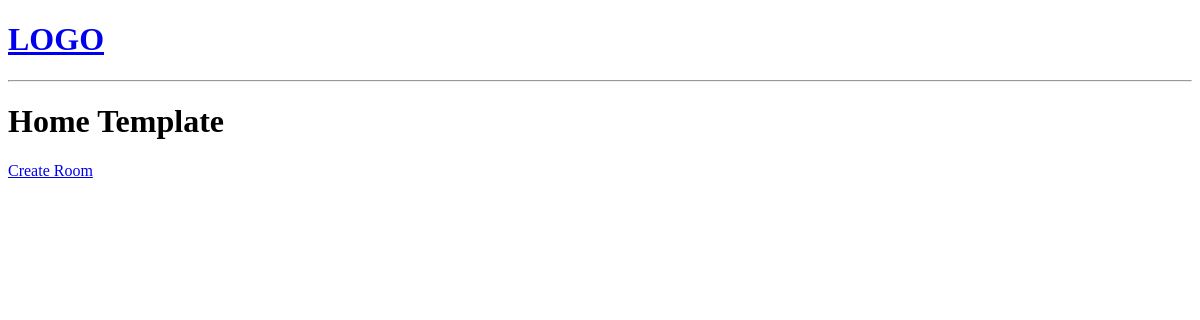
The app's page /, older data.
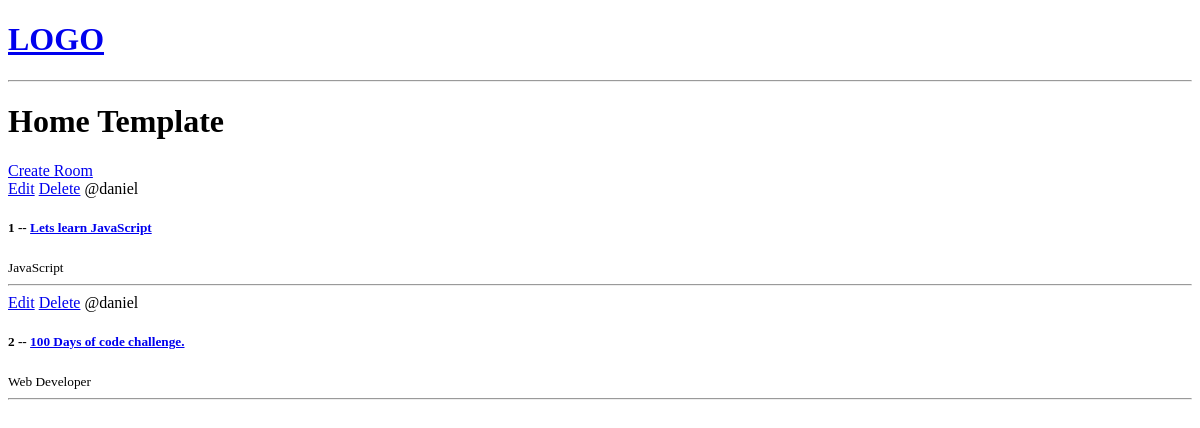
The same page, newer data.
### base/models.py (models this page shows, shortened)
class Room(models.Model):
    host = models.ForeignKey(User, on_delete=models.SET_NULL, null=True)
    topic = models.ForeignKey(Topic, on_delete=models.SET_NULL, null=True)
    name = models.CharField(max_length=200)
    description = models.TextField(null=True, blank=True)
    updated = models.DateTimeField(auto_now=True)
    created = models.DateTimeField(auto_now_add=True)
    class Meta:
        ordering=['-updated','-created']

class Topic(models.Model):
    name = models.CharField(max_length=200)

### base/views.py (the view)
# urls.py: path('', views.home, name='home'),
def home(request):
    rooms = Room.objects.all()
    context = {'rooms': rooms}
    return render(request, 'base/home.html', context)

### base/templates/base/home.html (shortened to what this page needs)
{% extends 'main.html' %}
{% block content %}
<h1> Home Template</h1>
<div>
    <a href="{% url 'create-room' %}">Create Room</a>
    <div>
        {% for room in rooms %}
            <div>
                <a href="{% url 'update-room' room.id %}"> Edit</a>
                <a href="{% url 'delete-room' room.id %}"> Delete</a>
                <span>@{{room.host.username}}</span>
                <h5>{{room.id}} -- <a href="{% url 'room' room.id %}"> {{room.name}}</a></h5>
                <small>{{room.topic.name}}</small>
                <hr>
            </div>
        {% endfor %}
{% endblock content %}

### templates/main.html (shortened to what this page needs)
<!DOCTYPE html>
<html>
<head>
</head>
<body>
    {% include 'navbar.html' %}
    {% block content %}
    {% endblock %}
</body>
</html>

### templates/navbar.html
<a href="/">
    <h1> LOGO</h1>
</a>
<hr>

Row changes from the older to the newer data that the page shows:
added Room: host.username "daniel", id "1", name "Lets learn JavaScript", topic.name "JavaScript"
added Room: host.username "daniel", id "2", name "100 Days of code challenge.", topic.name "Web Developer"
